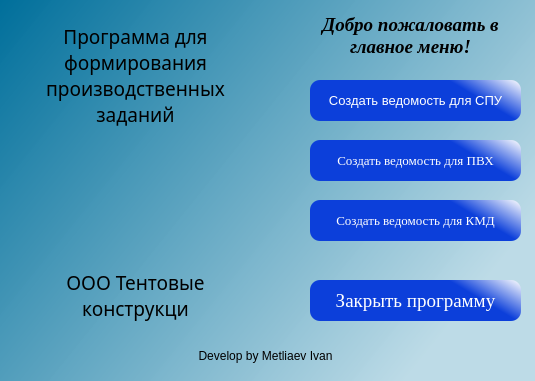
<?xml version="1.0" encoding="UTF-8"?>
<ui version="4.0">
 <class>MainWindow</class>
 <widget class="QMainWindow" name="MainWindow">
  <property name="geometry">
   <rect>
    <x>0</x>
    <y>0</y>
    <width>535</width>
    <height>381</height>
   </rect>
  </property>
  <property name="minimumSize">
   <size>
    <width>535</width>
    <height>381</height>
   </size>
  </property>
  <property name="maximumSize">
   <size>
    <width>535</width>
    <height>381</height>
   </size>
  </property>
  <property name="windowTitle">
   <string>Программа для формирования заданий</string>
  </property>
  <property name="styleSheet">
   <string notr="true">QWidget#centralwidget{
     background:qlineargradient(spread:pad, x1:0, y1:0, x2:1, y2:0.574, stop:0 rgba(0, 111, 155, 255), stop:1 rgba(187, 218, 230, 248));
}</string>
  </property>
  <widget class="QWidget" name="centralwidget">
   <widget class="QLabel" name="label_develop">
    <property name="geometry">
     <rect>
      <x>0</x>
      <y>330</y>
      <width>531</width>
      <height>51</height>
     </rect>
    </property>
    <property name="text">
     <string>Develop by Metliaev Ivan</string>
    </property>
    <property name="alignment">
     <set>Qt::AlignCenter</set>
    </property>
   </widget>
   <widget class="QLabel" name="logo">
    <property name="geometry">
     <rect>
      <x>330</x>
      <y>330</y>
      <width>51</width>
      <height>51</height>
     </rect>
    </property>
    <property name="minimumSize">
     <size>
      <width>30</width>
      <height>30</height>
     </size>
    </property>
    <property name="styleSheet">
     <string notr="true">image:url(:/images/logo/35th Parallel-logos1.png);
</string>
    </property>
    <property name="text">
     <string/>
    </property>
    <property name="pixmap">
     <pixmap resource="../../calculate for commercial/images/images.qrc">:/logo/logo/35th Parallel-logos1.png</pixmap>
    </property>
    <property name="scaledContents">
     <bool>true</bool>
    </property>
   </widget>
   <widget class="QPushButton" name="create_1Button">
    <property name="geometry">
     <rect>
      <x>310</x>
      <y>80</y>
      <width>211</width>
      <height>41</height>
     </rect>
    </property>
    <property name="font">
     <font>
      <pointsize>10</pointsize>
     </font>
    </property>
    <property name="styleSheet">
     <string notr="true">QPushButton{
     background-color: qlineargradient(spread:pad, x1:0.584682, y1:0.136, x2:1, y2:0, stop:0.25 rgba(12, 63, 218, 255), stop:1 rgba(255, 255, 255, 255));
     border-style: outset;
     border-radius: 10px;
	 color:white;
	font-size:10pt;
 }

QPushButton:hover{
     background-color:qlineargradient(spread:pad, x1:0, y1:0, x2:1, y2:0, stop:0 rgba(0, 171, 0, 255), stop:1 rgba(255, 255, 255, 255));
     border-style: inset;
	 color:black;
 }</string>
    </property>
    <property name="text">
     <string>Cоздать ведомость для СПУ</string>
    </property>
   </widget>
   <widget class="QLabel" name="label_hello">
    <property name="geometry">
     <rect>
      <x>310</x>
      <y>10</y>
      <width>201</width>
      <height>51</height>
     </rect>
    </property>
    <property name="font">
     <font>
      <family>Times New Roman</family>
      <pointsize>14</pointsize>
      <weight>75</weight>
      <italic>true</italic>
      <bold>true</bold>
     </font>
    </property>
    <property name="text">
     <string>Добро пожаловать в главное меню!</string>
    </property>
    <property name="alignment">
     <set>Qt::AlignCenter</set>
    </property>
    <property name="wordWrap">
     <bool>true</bool>
    </property>
   </widget>
   <widget class="QLabel" name="label_hello_3">
    <property name="geometry">
     <rect>
      <x>10</x>
      <y>20</y>
      <width>251</width>
      <height>111</height>
     </rect>
    </property>
    <property name="font">
     <font>
      <family>Lobster</family>
      <pointsize>14</pointsize>
      <weight>50</weight>
      <italic>false</italic>
      <bold>false</bold>
     </font>
    </property>
    <property name="styleSheet">
     <string notr="true">font: 14pt &quot;Lobster&quot;;</string>
    </property>
    <property name="text">
     <string>Программа для формирования производственных заданий</string>
    </property>
    <property name="alignment">
     <set>Qt::AlignCenter</set>
    </property>
    <property name="wordWrap">
     <bool>true</bool>
    </property>
   </widget>
   <widget class="QPushButton" name="clouse_btn">
    <property name="geometry">
     <rect>
      <x>310</x>
      <y>280</y>
      <width>211</width>
      <height>41</height>
     </rect>
    </property>
    <property name="font">
     <font>
      <family>Times New Roman</family>
      <pointsize>14</pointsize>
     </font>
    </property>
    <property name="styleSheet">
     <string notr="true">QPushButton{
     background-color: qlineargradient(spread:pad, x1:0.584682, y1:0.136, x2:1, y2:0, stop:0.25 rgba(12, 63, 218, 255), stop:1 rgba(255, 255, 255, 255));
     border-style: outset;
     border-radius: 10px;
	 color:white;
 }

QPushButton:hover{
     background-color:qlineargradient(spread:reflect, x1:0, y1:0.261, x2:0.989, y2:0, stop:0.267045 rgba(255, 0, 0, 255), stop:1 rgba(255, 255, 255, 255));
     border-style: inset;
	 color:black;
 }
</string>
    </property>
    <property name="text">
     <string>Закрыть программу</string>
    </property>
   </widget>
   <widget class="QPushButton" name="create_2Button">
    <property name="geometry">
     <rect>
      <x>310</x>
      <y>140</y>
      <width>211</width>
      <height>41</height>
     </rect>
    </property>
    <property name="font">
     <font>
      <family>Times New Roman</family>
      <pointsize>10</pointsize>
     </font>
    </property>
    <property name="styleSheet">
     <string notr="true">QPushButton{
     background-color: qlineargradient(spread:pad, x1:0.584682, y1:0.136, x2:1, y2:0, stop:0.25 rgba(12, 63, 218, 255), stop:1 rgba(255, 255, 255, 255));
     border-style: outset;
     border-radius: 10px;
	 color:white;
	font-size:10pt;
 }

QPushButton:hover{
     background-color:qlineargradient(spread:pad, x1:0, y1:0, x2:1, y2:0, stop:0 rgba(0, 171, 0, 255), stop:1 rgba(255, 255, 255, 255));
     border-style: inset;
	 color:black;
 }</string>
    </property>
    <property name="text">
     <string>Создать ведомость для ПВХ</string>
    </property>
   </widget>
   <widget class="QPushButton" name="create_3Button">
    <property name="geometry">
     <rect>
      <x>310</x>
      <y>200</y>
      <width>211</width>
      <height>41</height>
     </rect>
    </property>
    <property name="font">
     <font>
      <family>Times New Roman</family>
      <pointsize>10</pointsize>
     </font>
    </property>
    <property name="styleSheet">
     <string notr="true">QPushButton{
     background-color: qlineargradient(spread:pad, x1:0.584682, y1:0.136, x2:1, y2:0, stop:0.25 rgba(12, 63, 218, 255), stop:1 rgba(255, 255, 255, 255));
     border-style: outset;
     border-radius: 10px;
	 color:white;
	font-size:10pt;
 }

QPushButton:hover{
     background-color:qlineargradient(spread:pad, x1:0, y1:0, x2:1, y2:0, stop:0 rgba(0, 171, 0, 255), stop:1 rgba(255, 255, 255, 255));
     border-style: inset;
	 color:black;
 }</string>
    </property>
    <property name="text">
     <string>Создать ведомость для КМД</string>
    </property>
   </widget>
   <widget class="QLabel" name="label_hello_4">
    <property name="geometry">
     <rect>
      <x>20</x>
      <y>260</y>
      <width>231</width>
      <height>71</height>
     </rect>
    </property>
    <property name="font">
     <font>
      <family>Lobster</family>
      <pointsize>14</pointsize>
      <weight>50</weight>
      <italic>false</italic>
      <bold>false</bold>
     </font>
    </property>
    <property name="styleSheet">
     <string notr="true">font: 14pt &quot;Lobster&quot;;</string>
    </property>
    <property name="text">
     <string>ООО Тентовые конструкци</string>
    </property>
    <property name="alignment">
     <set>Qt::AlignCenter</set>
    </property>
    <property name="wordWrap">
     <bool>true</bool>
    </property>
   </widget>
   <widget class="QLabel" name="label_hello_5">
    <property name="geometry">
     <rect>
      <x>60</x>
      <y>120</y>
      <width>151</width>
      <height>161</height>
     </rect>
    </property>
    <property name="font">
     <font>
      <family>Lobster</family>
      <pointsize>14</pointsize>
      <weight>50</weight>
      <italic>false</italic>
      <bold>false</bold>
     </font>
    </property>
    <property name="styleSheet">
     <string notr="true">font: 14pt &quot;Lobster&quot;;</string>
    </property>
    <property name="text">
     <string/>
    </property>
    <property name="pixmap">
     <pixmap resource="../../calculate for commercial/images/images.qrc">:/logo/logo/tentlogo1.png</pixmap>
    </property>
    <property name="scaledContents">
     <bool>true</bool>
    </property>
    <property name="alignment">
     <set>Qt::AlignCenter</set>
    </property>
    <property name="wordWrap">
     <bool>true</bool>
    </property>
   </widget>
  </widget>
 </widget>
 <resources>
  <include location="../images/images.qrc"/>
 </resources>
 <connections>
  <connection>
   <sender>clouse_btn</sender>
   <signal>clicked()</signal>
   <receiver>MainWindow</receiver>
   <slot>close()</slot>
   <hints>
    <hint type="sourcelabel">
     <x>415</x>
     <y>300</y>
    </hint>
    <hint type="destinationlabel">
     <x>267</x>
     <y>190</y>
    </hint>
   </hints>
  </connection>
 </connections>
</ui>
